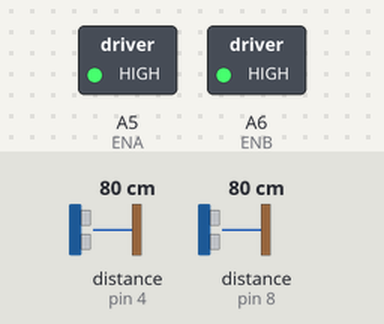
A sketch run on a simulated Arduino Mega 2560, built with avr-gcc and run on an emulated ATmega2560. Parts: switched loads named in the sketch (green lamp = pin HIGH). Wiring (inferred from the names in the program): 2 × ultrasonic range finder: trigger pin 5, echo pin 4 / trigger pin 7, echo pin 8. The test bench sets the inputs (shaded band); at power-on: distance to the obstacle (sensors on pin 4, pin 8) 80 cm. The echo pulse lasts 58.3 µs per cm; pins used as bus, display or sensor lines are not drawn.

Above: at 0.1 s.
Timing chart, 0 to 1.6 s (numbered marks = the images above):
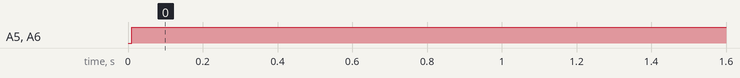

Measured:
- by itself, A5 (ENA), A6 (ENB): LOW → HIGH at 0.01 s

The sketch:

ultrasonic.ino
```cpp
int pingTime_front;
int distance_front;
int pingTime_side;
int distance_side;
#define trigPinF 5
#define echoPinF 4
#define trigPinS 7
#define echoPinS 8

int ENA = A5;       //define DC motor pins for mobility
int ENB = A6;
int IN1 = 52;
int IN2 = 50;
int IN3 = 48;
int IN4 = 46;

void setup() {
  // put your setup code here, to run once:
  Serial.begin(9600);
  pinMode(trigPinF, OUTPUT);
  pinMode(echoPinF, INPUT);
  pinMode(trigPinS, OUTPUT);
  pinMode(echoPinS, INPUT);
}

void loop() {
  // put your main code here, to run repeatedly:
  digitalWrite(trigPinF, LOW);
  delayMicroseconds(5);
  digitalWrite(trigPinF, HIGH);
  delayMicroseconds(10);
  digitalWrite(trigPinF, LOW);
  pingTime_front = pulseIn(echoPinF, HIGH);
  distance_front = pingTime_front * 0.34 / 2;
  digitalWrite(trigPinS, LOW);
  delayMicroseconds(5);
  digitalWrite(trigPinS, HIGH);
  delayMicroseconds(10);
  digitalWrite(trigPinS, LOW);
  pingTime_side = pulseIn(echoPinS, HIGH);
  distance_side = pingTime_front * 0.34 / 2;

  if (distance_front > 100) { //100mm
    analogWrite(ENA, 255);
    analogWrite(ENB, 255);
    digitalWrite(IN1, LOW);
    digitalWrite(IN2, HIGH);
    digitalWrite(IN3, LOW);
    digitalWrite(IN4, HIGH);
  } else {
    digitalWrite(IN1, LOW);
    digitalWrite(IN2, LOW);
    digitalWrite(IN3, LOW);
    digitalWrite(IN4, LOW);
    //start microswitch algorithm
    if (distance_side > 10) {
      digitalWrite(IN1, LOW);
      digitalWrite(IN2, LOW);
      digitalWrite(IN3, LOW);
      digitalWrite(IN4, LOW);
      //check side parallel state again
    }
  }
}
```
